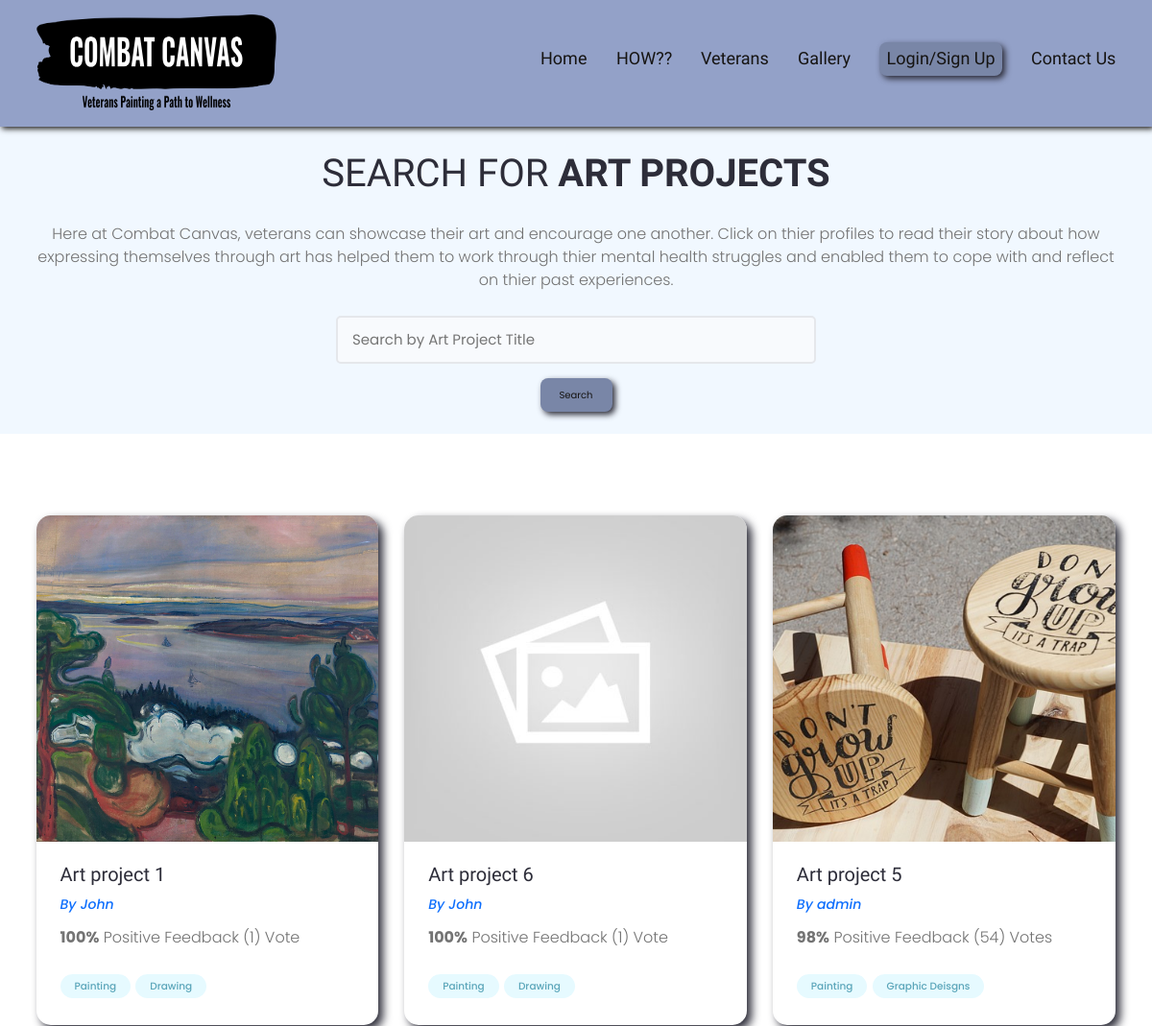
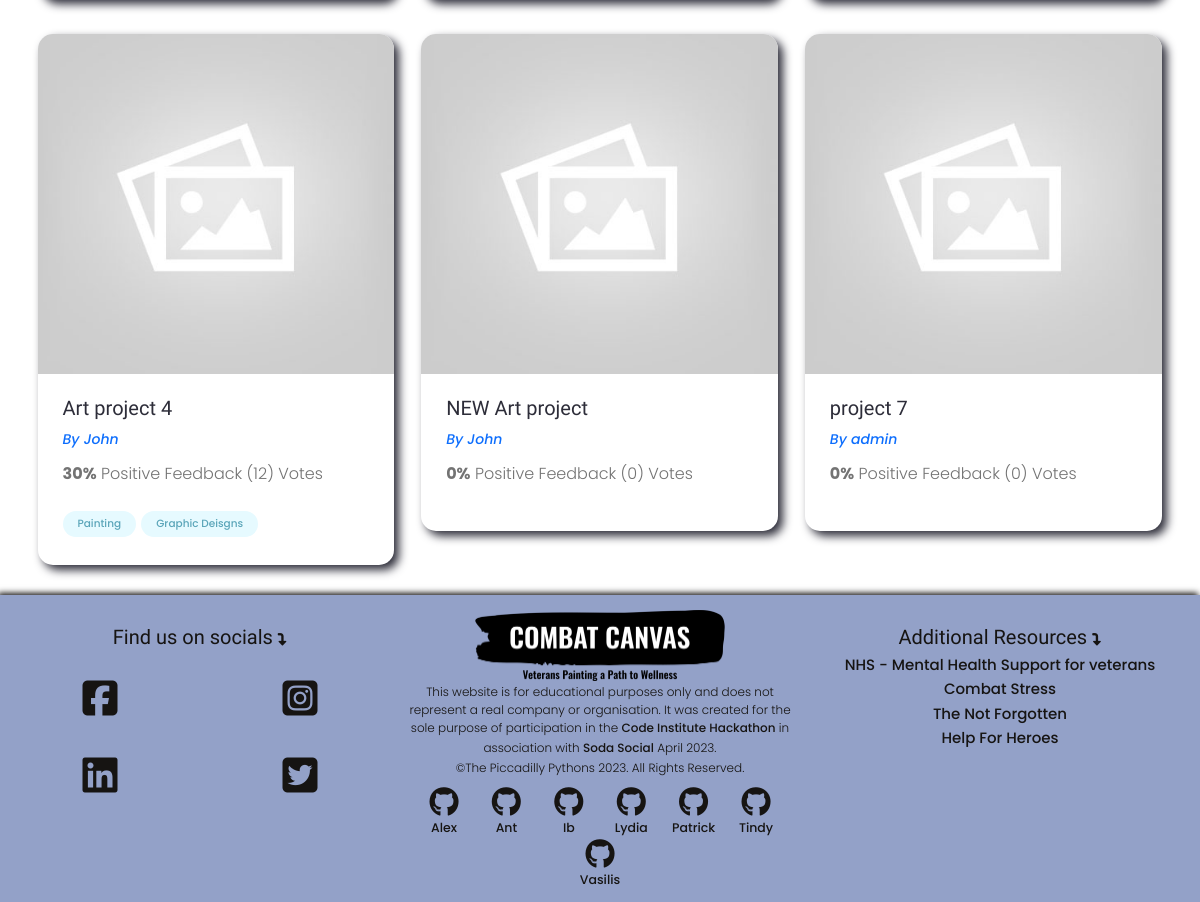
/projects/, run on the app's committed database (2 pictures, top to bottom).
### projects/models.py (models this page shows, shortened)
class Project(models.Model):
    owner = models.ForeignKey(
        Profile, null=True, blank=True, on_delete=models.CASCADE)
    title = models.CharField(max_length=200)
    description = models.TextField(null=True, blank=True)
    featured_image = models.ImageField(
        null=True, blank=True, default="default.jpg")
    demo_link = models.CharField(max_length=2000, null=True, blank=True)
    tags = models.ManyToManyField('Tag', blank=True)
    vote_total = models.IntegerField(default=0, null=True, blank=True)
    vote_ratio = models.IntegerField(default=0, null=True, blank=True)
    created = models.DateTimeField(auto_now_add=True)
    id = models.UUIDField(default=uuid.uuid4, unique=True,
                          primary_key=True, editable=False)
    class Meta:
        ordering = ['-vote_ratio', '-vote_total', 'title']
    @property
    def imageURL(self):
        try:
            url = self.featured_image.url
        except:
            url = ''
        return url

class Tag(models.Model):
    name = models.CharField(max_length=200)
    created = models.DateTimeField(auto_now_add=True)
    id = models.UUIDField(default=uuid.uuid4, unique=True,
                          primary_key=True, editable=False)
    def __str__(self):
        return self.name

### users/models.py (models this page shows, shortened)
class Profile(models.Model):
    user = models.OneToOneField(
        User, on_delete=models.CASCADE, null=True, blank=True)
    name = models.CharField(max_length=200, blank=True, null=True)
    email = models.EmailField(max_length=500, blank=True, null=True)
    username = models.CharField(max_length=200, blank=True, null=True)
    location = models.CharField(max_length=200, blank=True, null=True)
    short_intro = models.CharField(max_length=200, blank=True, null=True)
    bio = models.TextField(blank=True, null=True)
    profile_image = models.ImageField(
        null=True, blank=True, upload_to='profiles/', default="profiles/user-default.png")
    social_twitter = models.CharField(max_length=200, blank=True, null=True)
    social_linkedin = models.CharField(max_length=200, blank=True, null=True)
    social_youtube = models.CharField(max_length=200, blank=True, null=True)
    social_website = models.CharField(max_length=200, blank=True, null=True)
    created = models.DateTimeField(auto_now_add=True)
    id = models.UUIDField(default=uuid.uuid4, unique=True,
                          primary_key=True, editable=False)
    class Meta:
        ordering = ['created']

### projects/views.py (the view)
# urls.py: path('projects/', include('projects.urls')),
def projects(request):
    projects, search_query = searchProjects(request)
    custom_range, projects = paginateProjects(request, projects, 6)
    context = {'projects': projects,
               'search_query': search_query, 'custom_range': custom_range}
    return render(request, 'projects/projects.html', context)

### projects/utils.py (called while the page is built)
def paginateProjects(request, projects, results):
    page = request.GET.get('page')
    paginator = Paginator(projects, results)
    try:
        projects = paginator.page(page)
    except PageNotAnInteger:
        page = 1
        projects = paginator.page(page)
    except EmptyPage:
        page = paginator.num_pages
        projects = paginator.page(page)
    leftIndex = (int(page) - 4)
    if leftIndex < 1:
        leftIndex = 1
    rightIndex = (int(page) + 5)
    if rightIndex > paginator.num_pages:
        rightIndex = paginator.num_pages + 1
    custom_range = range(leftIndex, rightIndex)
    return custom_range, projects

def searchProjects(request):
    search_query = ''
    if request.GET.get('search_query'):
        search_query = request.GET.get('search_query')
    tags = Tag.objects.filter(name__icontains=search_query)
    projects = Project.objects.distinct().filter(
        Q(title__icontains=search_query) |
        Q(description__icontains=search_query) |
        Q(owner__name__icontains=search_query) |
        Q(tags__in=tags)
    )
    return projects, search_query

### projects/templates/projects/projects.html (shortened to what this page needs)
{% extends 'base.html' %}
{% block content %}
<main class="projects">
    <section class="hero-section text-center">
        <div class="container container--narrow">
            <div class="hero-section__box">
                <h2>Search for <span>Art Projects</span></h2>
            </div>
            <div class="hero-section__search">
                <div>
                    <p>Here at Combat Canvas, veterans can showcase their art and encourage one another.
                        Click on thier profiles to read their story about how expressing themselves through art has helped them to work through thier mental health struggles and enabled them to cope with and reflect on thier past experiences.</p>
                </div>
                <form id='searchForm' class="form" action="{% url 'projects' %}" method="get">
                    <div class="form__field">
                        <input class="input input--text" id="formInput#search" type="text" name="search_query"
                            placeholder="Search by Art Project Title" value="{{search_query}}" />
                    </div>
                </form>
                <button class="btn btn--sub" form="searchForm" type="submit" value="Search">Search</button>
            </div>
        </div>
    </section>
    <section class="projectsList">
        <div class="container">
            <div class="grid grid--three">
                {% for project in projects %}
                <div class="column search-results">
                    <div class="card project">
                        <a href="{% url 'project' project.id %}" class="project">
                            <img class="project__thumbnail" src="{{project.imageURL}}" alt="project thumbnail" />
                            <div class="card__body">
                                <h3 class="project__title">{{project.title}}</h3>
                                <p><a class="project__author" href="{% url 'user-profile' project.owner.id %}">By
                                        {{project.owner.name}}</a>
                                </p>
                                <p class="project--rating">
                                    <span style="font-weight: bold;">{{project.vote_ratio}}%</span> Positive
                                    Feedback ({{project.vote_total}}) Vote{{project.vote_total|pluralize:"s"}}
                                </p>
                                <div class="project__tags">
                                    {% for tag in project.tags.all %}
                                    <span class="tag tag--pill tag--main">
                                        <small>{{tag}}</small>
                                    </span>
                                    {% endfor %}
                                </div>
                            </div>
                        </a>
                    </div>
                </div>
                {% endfor %}
            </div>
        </div>
    </section>
</main>
{% endblock %}

### static/styles/app.css (style rules this page uses)
:root { --color-sub: #2d2d39; }
a { text-decoration: none; }
.btn--sub { background-color: #7986a7; border-radius: 8px; min-height: 35px; min-width: 75px; box-shadow: 3px 3px 6px #2d2d39; border: none; color: #161412; transition: transform 0.25s ease-in-out, box-shadow 0.25s ease-in-out; }
.card { border: 2px solid var(--color-light); border-radius: 15px; box-shadow: 5px 5px 10px #2d2d39; }
.search-results .card { transition: transform 0.3s ease-in-out; }
img { width: 100%; }
.hero-section { height: 40vh; display: flex; align-items: center; background-color: rgba(240, 248, 255, 0.9); }
.hero-section__box { margin-bottom: 4rem; }
.hero-section__box > h2, .hero-section__box > h2 > span { font-size: 4rem; color: #161412; line-height: 1.3; text-transform: uppercase; font-family: 'Oswald', sans-serif; }
.hero-section__box > h2 { font-weight: 300; }
.hero-section__box > h2 > span { font-weight: 700; }
.hero-section__search > .form { display: flex; align-items: center; justify-content: center; gap: 2rem; }
.hero-section__search > .form input.input--text { width: 50rem; }
.project__author { font-size: 1.4rem; font-style: italic; }
.project--rating { margin-bottom: 1.6em; margin-top: .5em; }
.projects > .hero-section { background: rgba(240, 248, 255, 0.9); }
.projects .hero-section__box { margin-bottom: 2.5rem; }
.projects .hero-section__box > h2 { color: var(--color-sub); }
.projects .hero-section__box > h2 > span { font-weight: 700; color: var(--color-sub); }
.projectsList { margin-top: 8rem; }
.project__thumbnail { height: 34rem; object-fit: cover; object-position: top center; }
.project__title { font-size: 2rem; font-weight: 500; color: var(--color-sub); font-family: 'Oswald', sans-serif; }
.card { border: none; }
.form__field { width: 100%; font-size: 1.5em }

### static/uikit/styles/modules/_variables.css (style rules this page uses)
:root { --color-main: #5aa5b9; --color-main-light: #e6faff; --color-sub: #3f4156; --color-sub-light: #51546e; --color-sub-lighter: #ededfd; --color-text: #737373; --color-gray: #8b8b8b; --color-light: #e5e7eb; --color-light-gray: #767676; --color-bg: #f8fafd; --color-white: #fffefd; --color-white-light: #f3f3f3; --color-success: #359e64; --color-success-bg: #def8e8; --color-error: #fc4b0b; --color-error-bg: #fff2ee; --font-base: 'Poppins', arial, helvetica, 'Segoe UI', roboto, ubuntu, sans-serif; --font-monospace: 'Fira Code', 'Courier New', courier, monospace; --font-regular: 300; --font-medium: 500; --font-bold: 700; --generic-shadow: 1px 1px 5px #00000010; --generic-transition: all 0.3s ease-in-out; }

### static/uikit/styles/modules/_base.css (style rules this page uses)
* { margin: 0; padding: 0; box-sizing: border-box; text-rendering: optimizeLegibility; color: inherit; font-size: inherit; }
html { font-size: 50%; }
@media only screen and (min-width: 480px) { html { font-size: 56.25%; } }
@media only screen and (min-width: 1200px) { html { font-size: 62.5%; } }
body { line-height: 1.6; font-weight: 400; font-size: 1.5rem; color: var(--color-text); background-color: var(--color-bg); min-height: 100vh; }

### static/uikit/styles/modules/_typography.css (style rules this page uses)
* { font-family: var(--font-base); }
h2 { font-size: 3.6rem; font-weight: var(--font-bold); }
h3 { font-size: 3.2rem; font-weight: var(--font-medium); }
p, span, strong { font-size: 1.6rem; color: var(--color-text); font-weight: var(--font-regular); }
a { padding-bottom: 2px; text-decoration: none; display: inline-block; color: var(--color-main); font-weight: var(--font-medium); }

### static/uikit/styles/modules/_utilities.css (style rules this page uses)
.container { width: 92%; max-width: 165rem; margin: 0 auto; box-sizing: border-box; }
.container--narrow { width: 92%; max-width: 120rem; }
@media screen and (min-width: 1000px) { .container { width: 90%; } }
@media screen and (min-width: 1000px) { .container--narrow { width: 85%; } }
@media screen and (min-width: 1200px) { .container { width: 80%; } }
@media screen and (min-width: 1200px) { .container--narrow { width: 72%; } }
.text-center { text-align: center; }

### static/uikit/styles/modules/_button.css (style rules this page uses)
.btn { display: inline-block; position: relative; cursor: pointer; background-color: var(--color-light); font-weight: var(--font-medium); color: var(--color-sub); text-decoration: none; padding: 1rem 2rem; border-radius: 0.5rem; border: none; width: -webkit-fit-content; width: -moz-fit-content; width: fit-content; height: -webkit-fit-content; height: -moz-fit-content; height: fit-content; font-size: 1.6rem; outline-width: 0; outline-color: transparent; -webkit-backface-visibility: hidden; backface-visibility: hidden; transition: all 0.3s ease-in-out; }
.btn--sub { background-color: var(--color-sub); color: var(--color-white); }

### data on the page
Project: imageURL (picture), title "Art project 1", owner.name "John", vote_ratio "100", vote_total "1"
Tag: name "Painting"
Tag: name "Drawing"
Project: imageURL (placeholder picture), title "Art project 6", owner.name "John", vote_ratio "100", vote_total "1"
Project: imageURL (picture), title "Art project 5", owner.name "admin", vote_ratio "98", vote_total "54"
Tag: name "Graphic Deisgns"
Project: imageURL (placeholder picture), title "Art project 4", owner.name "John", vote_ratio "30", vote_total "12"
Project: imageURL (placeholder picture), title "NEW Art project", owner.name "John", vote_ratio "0", vote_total "0"
Project: imageURL (placeholder picture), title "project 7", owner.name "admin", vote_ratio "0", vote_total "0"
